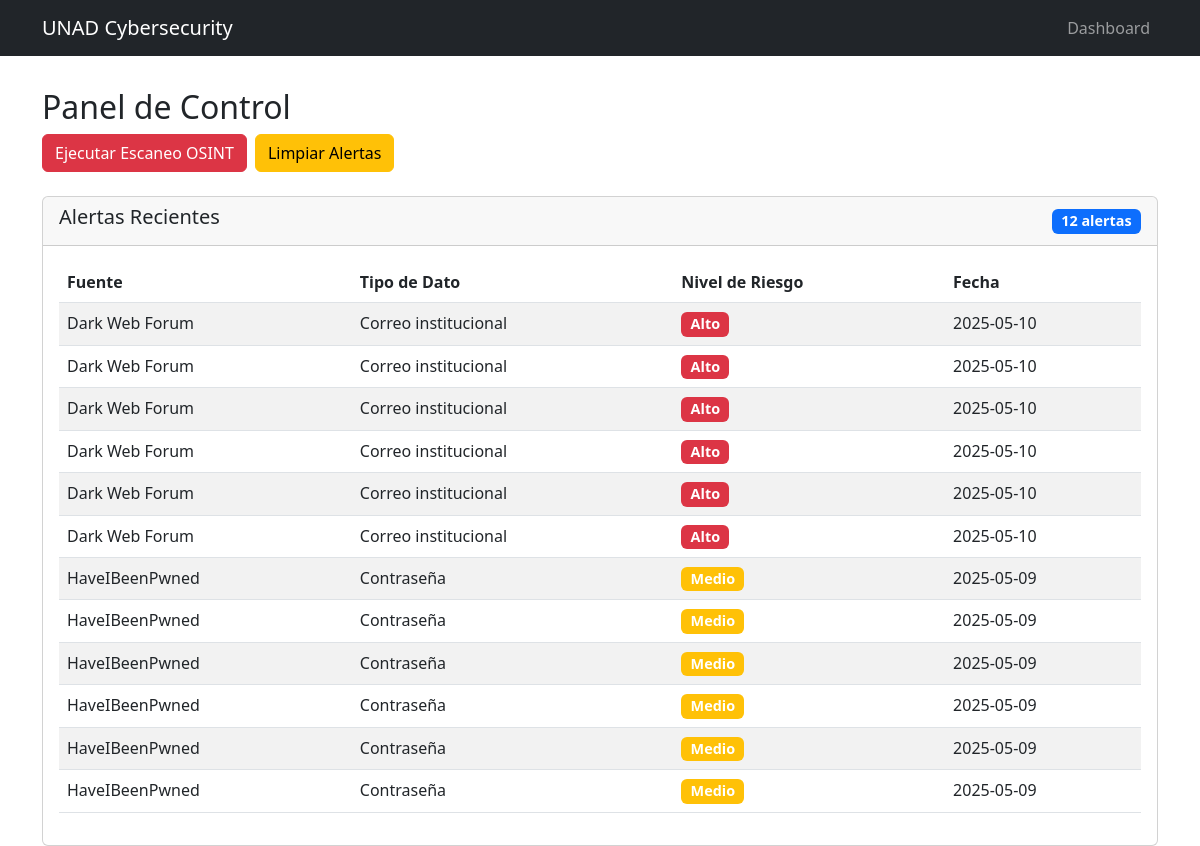
/dashboard, run on the app's committed database.
### tables this page shows
CREATE TABLE alerts (
            id INTEGER PRIMARY KEY AUTOINCREMENT,
            source TEXT NOT NULL,
            data_type TEXT NOT NULL,
            risk_level TEXT NOT NULL,
            date_detected TEXT NOT NULL
        );

### app.py (the view)
@app.route('/dashboard')
def dashboard():
    conn = get_db_connection()
    alerts = conn.execute('SELECT * FROM alerts ORDER BY date_detected DESC').fetchall()
    conn.close()
    return render_template('dashboard.html', alerts=alerts)

### app.py (called while the page is built)
def get_db_connection():
    conn = sqlite3.connect('database.db')
    conn.row_factory = sqlite3.Row
    return conn

### templates/dashboard.html (shortened to what this page needs)
{% extends "layout.html" %}
{% block content %}
<div class="row">
    <div class="col-md-12">
        <h2>Panel de Control</h2>
        <div class="d-flex gap-2 mb-4">
            <form action="/scan" method="POST">
                <button type="submit" class="btn btn-danger">Ejecutar Escaneo OSINT</button>
            </form>
            <button type="button" class="btn btn-warning" data-bs-toggle="modal" data-bs-target="#confirmModal">
                Limpiar Alertas
            </button>
        </div>
        <div class="card">
            <div class="card-header d-flex justify-content-between align-items-center">
                <h5>Alertas Recientes</h5>
                <span class="badge bg-primary">{{ alerts|length }} alertas</span>
            </div>
            <div class="card-body">
                {% if alerts %}
                <table class="table table-striped">
                    <thead>
                        <tr>
                            <th>Fuente</th>
                            <th>Tipo de Dato</th>
                            <th>Nivel de Riesgo</th>
                            <th>Fecha</th>
                        </tr>
                    </thead>
                    <tbody>
                        {% for alert in alerts %}
                        <tr>
                            <td>{{ alert.source }}</td>
                            <td>{{ alert.data_type }}</td>
                            <td><span class="badge bg-{{ 'danger' if alert.risk_level == 'Alto' else 'warning' }}">{{ alert.risk_level }}</span></td>
                            <td>{{ alert.date_detected }}</td>
                        </tr>
                        {% endfor %}
                    </tbody>
                </table>
                {% else %}
                <div class="alert alert-info">No hay alertas registradas. Ejecuta un escaneo para comenzar.</div>
                {% endif %}
            </div>
        </div>
    </div>
</div>
{% endblock %}

### templates/layout.html (shortened to what this page needs)
<!DOCTYPE html>
<html lang="es">
<head>
    <link href="https://cdn.jsdelivr.net/npm/bootstrap@5.3.0/dist/css/bootstrap.min.css" rel="stylesheet">
    <link rel="stylesheet" href="{{ url_for('static', filename='css/styles.css') }}">
</head>
<body>
    <nav class="navbar navbar-expand-lg navbar-dark bg-dark">
        <div class="container">
            <a class="navbar-brand" href="/">UNAD Cybersecurity</a>
            <div class="collapse navbar-collapse">
                <ul class="navbar-nav ms-auto">
                    <li class="nav-item"><a class="nav-link" href="/dashboard">Dashboard</a></li>
                </ul>
            </div>
        </div>
    </nav>
    <div class="container mt-4">
        {% block content %}{% endblock %}
    </div>
</body>
</html>

### static/css/styles.css (style rules this page uses)
.navbar { margin-bottom: 2rem; }
.badge { font-size: 0.9em; }

### data on the page
alerts: source "Dark Web Forum", data_type "Correo institucional", risk_level "Alto", date_detected "2025-05-10"
alerts: source "Dark Web Forum", data_type "Correo institucional", risk_level "Alto", date_detected "2025-05-10"
alerts: source "Dark Web Forum", data_type "Correo institucional", risk_level "Alto", date_detected "2025-05-10"
alerts: source "Dark Web Forum", data_type "Correo institucional", risk_level "Alto", date_detected "2025-05-10"
alerts: source "Dark Web Forum", data_type "Correo institucional", risk_level "Alto", date_detected "2025-05-10"
alerts: source "Dark Web Forum", data_type "Correo institucional", risk_level "Alto", date_detected "2025-05-10"
alerts: source "HaveIBeenPwned", data_type "Contraseña", risk_level "Medio", date_detected "2025-05-09"
alerts: source "HaveIBeenPwned", data_type "Contraseña", risk_level "Medio", date_detected "2025-05-09"
alerts: source "HaveIBeenPwned", data_type "Contraseña", risk_level "Medio", date_detected "2025-05-09"
alerts: source "HaveIBeenPwned", data_type "Contraseña", risk_level "Medio", date_detected "2025-05-09"
alerts: source "HaveIBeenPwned", data_type "Contraseña", risk_level "Medio", date_detected "2025-05-09"
alerts: source "HaveIBeenPwned", data_type "Contraseña", risk_level "Medio", date_detected "2025-05-09"

### other printed values
{{ alerts|length }} "12"
